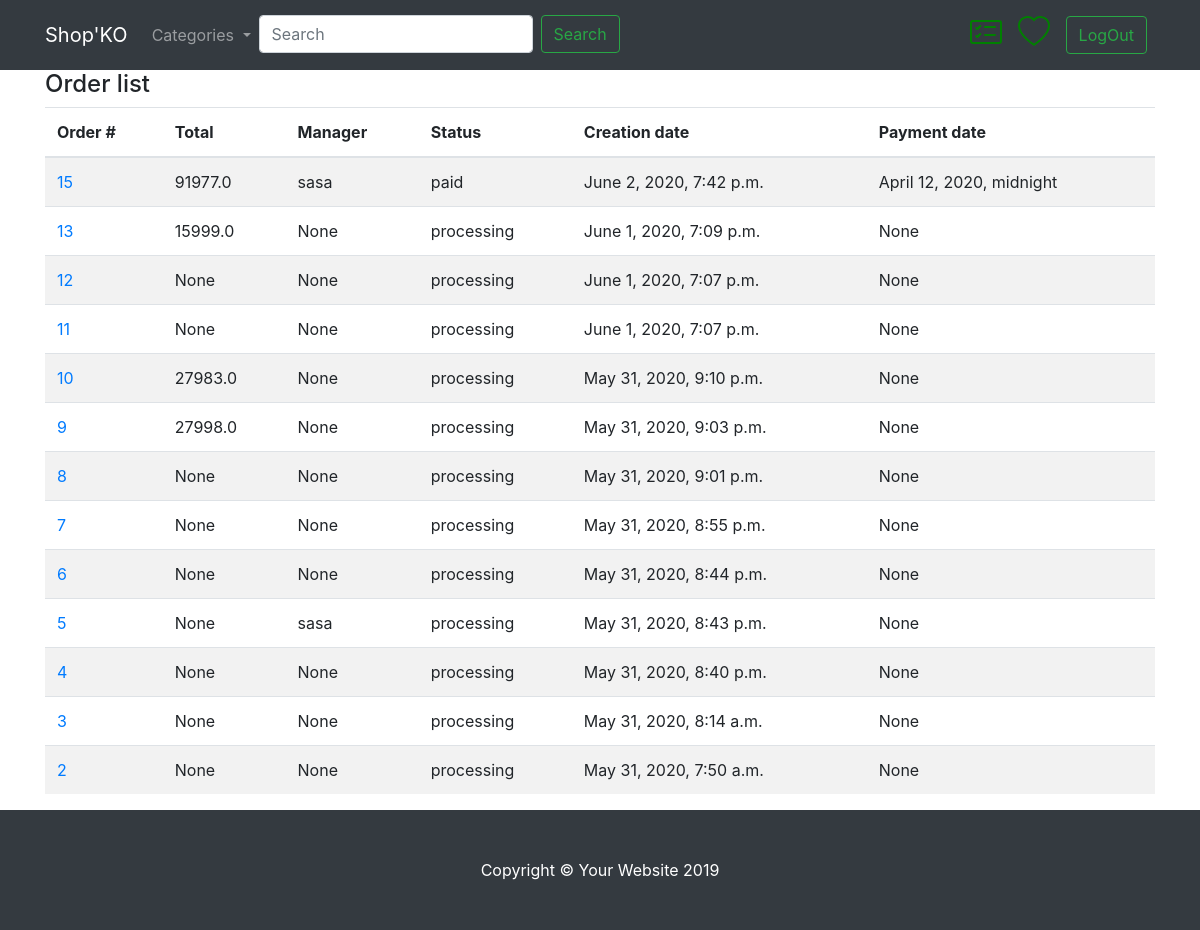
The page /staff_order_list/ (signed in) on the database its author committed.
### order/models.py (models this page shows, shortened)
class Order(models.Model):
    user=models.ForeignKey('auth.User', on_delete=models.CASCADE)
    first_name=models.CharField(max_length=256,blank=True, null=True)
    last_name=models.CharField(max_length=256,blank=True, null=True)
    phone= PhoneNumberField(blank=True, null=True)
    suma=models.FloatField(blank=True, null=True)
    city=models.CharField(max_length=256,blank=True, null=True)
    status=models.CharField(max_length=256,default='processing' ,choices=(('processing','Processing'),('paid','Paid'),('shiped','Shiped'),('complete','Complete'),('cancel','Cancel'),))
    creation_data=models.DateTimeField(auto_now_add=True)
    payment_data=models.DateTimeField(blank=True, null=True)
    manager=models.CharField(max_length=256, blank=True, null=True)
    delivery=models.CharField(max_length=256,choices=(('own','own pickup'),('DHL','DHL'),('New_Post','New Post'),))
    filial_number=models.PositiveIntegerField(blank=True, null=True)
    class Meta:
        ordering=['-creation_data']

### order/views.py (the view)
# urls.py: path('staff_order_list/', StaffOrderView.as_view(),name='staff_order'),
class StaffOrderView(UserPassesTestMixin ,ListView):
    def test_func(self):
        return self.request.user.is_staff
    model=Order
    template_name='staff_order_list.html'
    def get_context_data(self, **kwargs):
        context=super().get_context_data(**kwargs)
        orders=Order.objects.filter(Q(manager=None)|Q(manager=self.request.user.username))
        context['orders']=orders
        return context

### order/templates/staff_order_list.html
{% extends 'base.html' %}
{% load order_tags %}
{% load bootstrap4 %}
{% block body %}
<div class="row">
        <div class="col-md-12">
        <h4>Order list</h4>
        <div class="table-responsive">
              <table id="mytable" class="table table-bordred table-striped">
               <thead>
                    <th>Order #</th>
                    <th>Total</th>
                    <th>Manager</th>
                    <th>Status</th>
                    <th>Creation date</th>
                    <th>Payment date</th>
                   </thead>
                <tbody>
                {% for order in orders %}
                <tr>
                <td><a href="{% url 'staff_order_update' pk=order.pk %}">{{order.pk}}</a></td>
                <td>{{order.suma}}</td>
                <td>{{order.manager}}</td>
                <td>{{order.status}}</td>
                <td>{{order.creation_data}}</td>
                <td>{{order.payment_data}}</td>
                </tr>
                {% empty %}
                <h3>You have no orders!</h3>
                {% endfor %}
                </tbody>
              </table>
            </div>
        </div>
	</div>
{% endblock %}

### rows shown on the page
Order: pk "15", suma "91977.0", manager "sasa", status "paid", creation_data "June 2, 2020, 7:42 p.m.", payment_data "April 12, 2020, midnight"
Order: pk "13", suma "15999.0", manager "None", status "processing", creation_data "June 1, 2020, 7:09 p.m.", payment_data "None"
Order: pk "12", suma "None", manager "None", status "processing", creation_data "June 1, 2020, 7:07 p.m.", payment_data "None"
Order: pk "11", suma "None", manager "None", status "processing", creation_data "June 1, 2020, 7:07 p.m.", payment_data "None"
Order: pk "10", suma "27983.0", manager "None", status "processing", creation_data "May 31, 2020, 9:10 p.m.", payment_data "None"
Order: pk "9", suma "27998.0", manager "None", status "processing", creation_data "May 31, 2020, 9:03 p.m.", payment_data "None"
Order: pk "8", suma "None", manager "None", status "processing", creation_data "May 31, 2020, 9:01 p.m.", payment_data "None"
Order: pk "7", suma "None", manager "None", status "processing", creation_data "May 31, 2020, 8:55 p.m.", payment_data "None"
Order: pk "6", suma "None", manager "None", status "processing", creation_data "May 31, 2020, 8:44 p.m.", payment_data "None"
Order: pk "5", suma "None", manager "sasa", status "processing", creation_data "May 31, 2020, 8:43 p.m.", payment_data "None"
Order: pk "4", suma "None", manager "None", status "processing", creation_data "May 31, 2020, 8:40 p.m.", payment_data "None"
Order: pk "3", suma "None", manager "None", status "processing", creation_data "May 31, 2020, 8:14 a.m.", payment_data "None"
Order: pk "2", suma "None", manager "None", status "processing", creation_data "May 31, 2020, 7:50 a.m.", payment_data "None"
